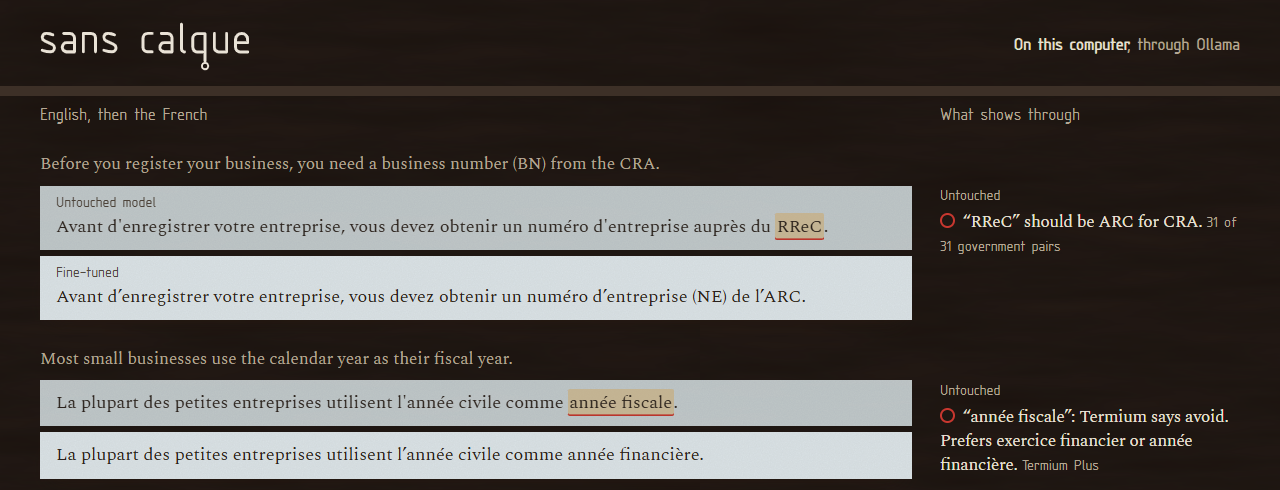
#> input picture docs/offline.png, 1280 x 490 px
$ python -i preview.py   (imports and definitions only)
#> lines starting #> are read from the running program, lines starting #| are printed output that depends on the picture
"""Gallery previews: up to 8 images at 3:2 in the demo video's order, one caption each, 140 max.

Live shots render the deployed page at a native 1500x1000 viewport (dark), driving the real
flow where a shot needs it. Evidence shots are frames from the raw b-roll takes (no burned-in
captions), letterboxed to 3:2 in their own background colour.
Output: preview/N-name.png plus preview/captions.md (caption only in each block; the count is
printed here, never written next to a caption).

    py scripts/preview.py
"""
import subprocess
from pathlib import Path

from PIL import Image
from playwright.sync_api import sync_playwright

ROOT = Path(__file__).resolve().parent.parent
OUT = ROOT / "preview"
URL = "https://sans-calque.51-161-82-166.sslip.io/"
W, H = 1500, 1000

CAPTIONS = {
    "1-hero": "An open 4B model wrote RRCQ for CRA. Fine-tuned on Tinker, it writes ARC and gets 66.9% of government acronyms right.",
    "2-record": "The proof: a Government of Canada open-data record, CRA in English and ARC in French. 31 of 31 pairs agree.",
    "3-termium": "Termium Plus, the Translation Bureau's term bank, labels année fiscale a calque to avoid. Every flag cites a source like this.",
    "4-compare": "Paste English, get the untouched model and the fine-tune side by side. Anything that shows through is circled, with its source.",
    "5-nis": "It still makes mistakes: it wrote NIS for SIN. The check says NAS, 10 of 10 government pairs, before it reaches the client.",
    "6-first-user": "My own page, fetched by address, with MCP and SDK kept in English: 1 of 41 blocks flagged, down from 8, and that one is real.",
    "7-offline": "The same fine-tune on my laptop through Ollama. The untouched model writes RReC; the fine-tune writes de l'ARC.",
    "8-graded": "Graded by Government of Canada translators on held-out pages: 66.9% of acronyms right, against 50.8% untouched.",
}
# [5 lines not run here, left out]


def letterbox(src: Path, dst: Path):
#> called with src = '../docs/offline.png', dst = 'out.png'
    im = Image.open(src).convert("RGB")
#> im is the input picture: PIL image 1280x490 RGB; mean R, G, B 84.3, 80.3, 77.2
    bg = im.getpixel((2, 2))
#> bg = (32, 23, 19)
    th = im.width * 2 // 3
#> th = 853
    if im.height >= th:
        top = (im.height - th) // 2
        canvas = im.crop((0, top, im.width, top + th))
    else:
        canvas = Image.new("RGB", (im.width, th), bg)
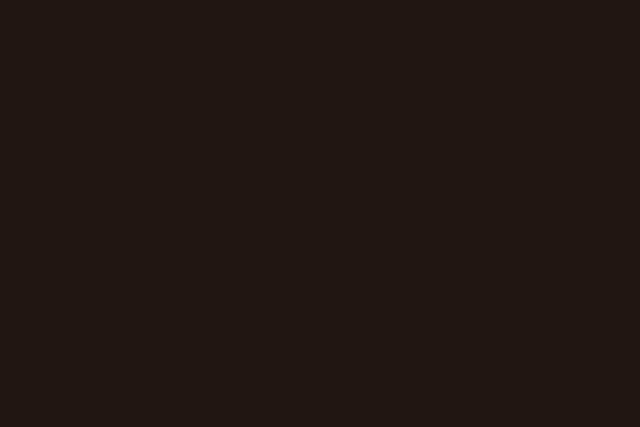
#> canvas: PIL image 1280x853 RGB (shown at 1/2 size); mean R, G, B 32, 23, 19
        canvas.paste(im, (0, (th - im.height) // 2))
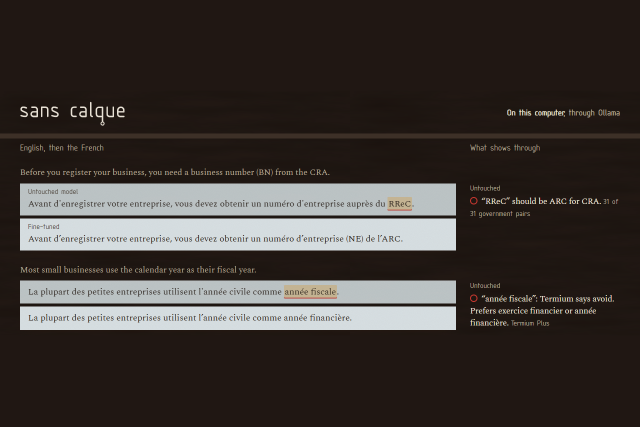
#> canvas: PIL image 1280x853 RGB (shown at 1/2 size); mean R, G, B 62, 55.9, 52.4
    canvas.save(dst)


def frame(clip: str, at: float, dst: Path):
    tmp = OUT / "_frame.png"
    subprocess.run(["ffmpeg", "-y", "-loglevel", "error", "-ss", str(at), "-i", str(ROOT / "broll" / f"{clip}.mp4"),
                    "-frames:v", "1", str(tmp)], check=True)
    letterbox(tmp, dst)
    tmp.unlink()


def to_top(pg, sel, offset=24):
    pg.evaluate(f"window.scrollTo(0, document.querySelector('{sel}').getBoundingClientRect().top + window.scrollY - {offset})")
    pg.wait_for_timeout(700)


# [43 lines not run here, left out]

order = list(CAPTIONS)
lines = ["# Image gallery, upload in this order", "", "One caption per image. Copy the block contents only.", ""]
# [9 lines not run here, left out]

>>> result = letterbox('../docs/offline.png', 'out.png')
